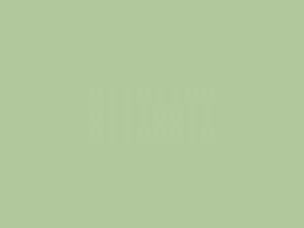
%> input picture FE/challenge_content/final.png, 304 x 228 px
$ octave challenge1.m   (GNU Octave 9; MATLAB toolbox functions it lacks are replaced by stand-ins)
%> lines starting %> are read from the running program, lines starting %| are printed output that depends on the picture; in (x1, y1, x2, y2) boxes, pixels count from 0 and x2, y2 are one past the last pixel; in counts of white or black regions, pixels touching at a corner belong together; the program's own positions count from 1
final = imread('final.png');
%> final is the input picture: size 228x304x3 uint8; mean R, G, B 176.1, 200.1, 156.1
working = im2double(final);
%imshow(log(working+1),[]);
figure(1);
subplot(2,2,1);
imshow(working);
mini = min(working,[],[1 2]);
%> mini = [0.69 0.784 0.612]
maxi = max(working,[],[1 2]);
%> maxi = [0.694 0.788 0.616]
R = (working(:,:,1)-mini(1))/(maxi(1)-mini(1));
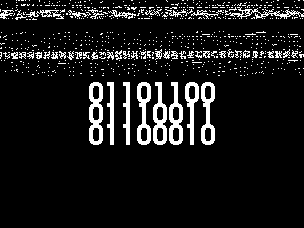
%> R: size 228x304 double; values 0 (black) and 1 (white), 9.4% white; 732 white regions (682 under 20 px), largest, box (x1, y1, x2, y2) and area: (89, 82, 103, 145) 570, (137, 82, 151, 145) 476, (153, 82, 167, 145) 476
G = (working(:,:,2)-mini(2))/(maxi(2)-mini(2));
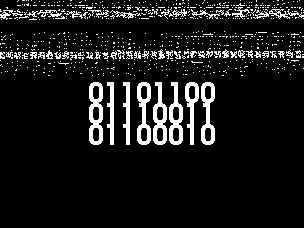
%> G: size 228x304 double; values 0 (black) and 1 (white), 9.5% white; 731 white regions (676 under 20 px), largest, box (x1, y1, x2, y2) and area: (89, 82, 103, 145) 570, (137, 82, 151, 145) 476, (153, 82, 167, 145) 476
B = (working(:,:,3)-mini(3))/(maxi(3)-mini(3));
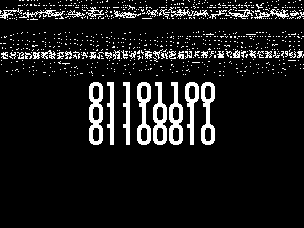
%> B: size 228x304 double; values 0 (black) and 1 (white), 9.6% white; 805 white regions (757 under 20 px), largest, box (x1, y1, x2, y2) and area: (89, 82, 103, 145) 570, (137, 82, 151, 145) 476, (153, 82, 167, 145) 476
subplot(2,2,2);
imshow(R);
subplot(2,2,3);
imshow(G);
subplot(2,2,4);
imshow(B);
% 108 - l
% 115 - s
%  98 - b
